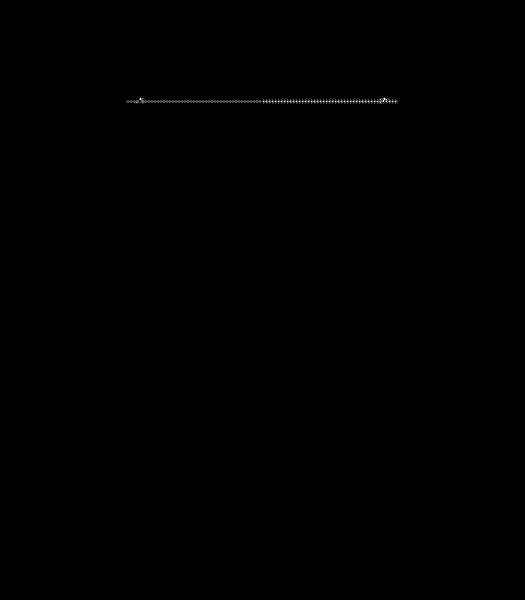
#> input picture assets/card-animation.gif, 525 x 600 px
$ python build_terminal_gif.py
#> lines starting #> are read from the running program, lines starting #| are printed output that depends on the picture
from __future__ import annotations

from pathlib import Path
from typing import Iterator

from PIL import Image, ImageDraw, ImageFont, ImageOps


# -----------------------------------------------------------------------------
# Paths
# -----------------------------------------------------------------------------

# build_terminal_gif.py should be in the root TrentYao folder.
ROOT = Path(__file__).resolve().parent

SOURCE_GIF = ROOT / "assets" / "card-animation.gif"
OUTPUT_GIF = ROOT / "assets" / "windows-matrix-profile.gif"


# -----------------------------------------------------------------------------
# Edit your profile text here
# -----------------------------------------------------------------------------

PROFILE = {
    "name": "Trent Yao",
    "role": "CS Student",
    "location": "San Jose State University",
    "focus": "software development",
    "status": "Learning",
    "languages": "Python, JavaScript, Java, HTML, CSS, FXML",
    "tools": "Git, VS Code, Pygame CE, JavaFX",
    "contact": "ty18662@gmail.com",
    "bio":[
        "experienced Java developer",
        "currently learning python and web development",
        "want to get into cyber security in the future",
        "Always experimenting with new ideas.",
    ],
}


# -----------------------------------------------------------------------------
# Output controls
# -----------------------------------------------------------------------------

CANVAS_SIZE = (1100, 700)

# left, top, right, bottom
GIF_PANEL_BOX = (42, 105, 432, 665)

# Use 1 to keep every source GIF frame.
# Use 2 to keep every second frame and reduce file size.
FRAME_STEP = 2

MIN_FRAME_DURATION_MS = 40


# Matrix-green Windows Terminal colors
BG = "#020805"
TITLE_BAR = "#111711"
PANEL = "#031009"

GREEN = "#00FF41"
GREEN_SOFT = "#74FF96"
GREEN_DIM = "#2E6C3D"
WHITE_GREEN = "#D8FFE2"

RED_CLOSE = "#7A2020"


# -----------------------------------------------------------------------------
# Fonts
# -----------------------------------------------------------------------------

def load_font(
    size: int,
    bold: bool = False,
) -> ImageFont.FreeTypeFont | ImageFont.ImageFont:
    """Use Windows fonts when available, with fallback fonts."""
#> called with size = 13, bold = False

    if bold:
        candidates = [
            Path(r"C:\Windows\Fonts\consolab.ttf"),
            Path(r"C:\Windows\Fonts\segoeuib.ttf"),
            Path(
                "/usr/share/fonts/truetype/"
                "dejavu/DejaVuSansMono-Bold.ttf"
            ),
        ]
    else:
        candidates = [
            Path(r"C:\Windows\Fonts\consola.ttf"),
            Path(r"C:\Windows\Fonts\segoeui.ttf"),
            Path(
                "/usr/share/fonts/truetype/"
                "dejavu/DejaVuSansMono.ttf"
            ),
        ]

    for font_path in candidates:
        if font_path.exists():
            return ImageFont.truetype(
                str(font_path),
                size=size,
            )

    return ImageFont.load_default()


FONT_SMALL = load_font(13)
FONT_BODY = load_font(16)
FONT_BODY_BOLD = load_font(16, bold=True)
FONT_HEADER = load_font(20, bold=True)
FONT_TITLE = load_font(15, bold=True)


# -----------------------------------------------------------------------------
# Draw the Windows Terminal layout
# -----------------------------------------------------------------------------

def rounded_border(
    draw: ImageDraw.ImageDraw,
    box: tuple[int, int, int, int],
) -> None:
    draw.rounded_rectangle(
        box,
        radius=18,
        fill=BG,
        outline=GREEN,
        width=2,
    )

    inner = (
        box[0] + 4,
        box[1] + 4,
        box[2] - 4,
        box[3] - 4,
    )

    draw.rounded_rectangle(
        inner,
        radius=15,
        outline=GREEN_DIM,
        width=1,
    )


def draw_windows_icon(
    draw: ImageDraw.ImageDraw,
    x: int,
    y: int,
) -> None:
    gap = 2
    size = 9

    for row in range(2):
        for column in range(2):
            left = x + column * (size + gap)
            top = y + row * (size + gap)

            draw.rectangle(
                (
                    left,
                    top,
                    left + size,
                    top + size,
                ),
                fill=GREEN,
            )


def draw_caption_buttons(
    draw: ImageDraw.ImageDraw,
) -> None:
    # Minimize
    draw.rectangle(
        (948, 20, 994, 76),
        fill=TITLE_BAR,
    )

    draw.line(
        (962, 50, 979, 50),
        fill=WHITE_GREEN,
        width=2,
    )

    # Maximize
    draw.rectangle(
        (994, 20, 1040, 76),
        fill=TITLE_BAR,
    )

    draw.rectangle(
        (1008, 40, 1025, 55),
        outline=WHITE_GREEN,
        width=2,
    )

    # Close
    draw.rectangle(
        (1040, 20, 1080, 76),
        fill=RED_CLOSE,
    )

    draw.line(
        (1052, 40, 1068, 56),
        fill="white",
        width=2,
    )

    draw.line(
        (1068, 40, 1052, 56),
        fill="white",
        width=2,
    )


def draw_label_value(
    draw: ImageDraw.ImageDraw,
    y: int,
    label: str,
    value: str,
    left: int = 500,
    right: int = 1040,
) -> None:
    draw.text(
        (left, y),
        label,
        fill=GREEN,
        font=FONT_BODY,
    )

    value_box = draw.textbbox(
        (0, 0),
        value,
        font=FONT_BODY_BOLD,
    )

    value_width = value_box[2] - value_box[0]
    value_x = right - value_width

    dots_start = left + 120
    dots_end = max(
        dots_start,
        value_x - 12,
    )

    dot_width = max(
        0,
        dots_end - dots_start,
    )

    dot_count = max(
        0,
        dot_width // 9,
    )

    draw.text(
        (dots_start, y),
        "." * dot_count,
        fill=GREEN_DIM,
        font=FONT_BODY,
    )

    draw.text(
        (value_x, y),
        value,
        fill=WHITE_GREEN,
        font=FONT_BODY_BOLD,
    )


def make_terminal_background() -> Image.Image:
    canvas = Image.new(
        "RGBA",
        CANVAS_SIZE,
        BG,
    )
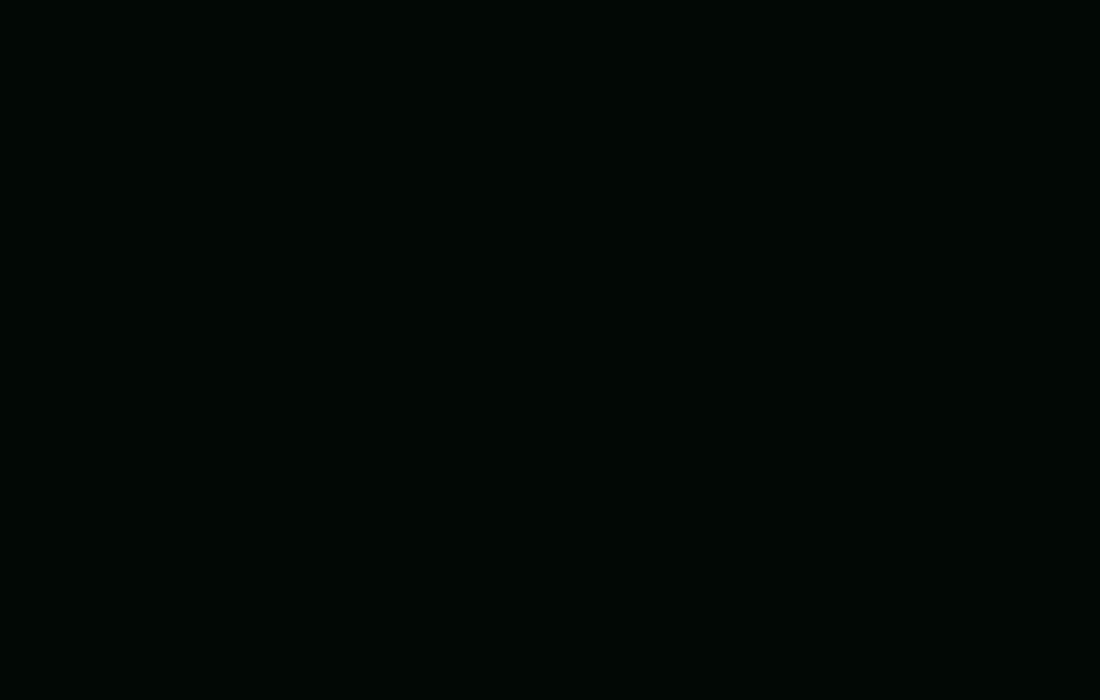
#> canvas: PIL image 1100x700 RGBA; mean R, G, B, A 2, 8, 5, 255

    draw = ImageDraw.Draw(canvas)

    # Main terminal window
    rounded_border(
        draw,
        (18, 18, 1082, 682),
    )

    # Title bar
    draw.rounded_rectangle(
        (20, 20, 1080, 77),
        radius=15,
        fill=TITLE_BAR,
    )

    draw.rectangle(
        (20, 58, 1080, 77),
        fill=TITLE_BAR,
    )

    draw.line(
        (20, 77, 1080, 77),
        fill=GREEN_DIM,
        width=1,
    )

    draw_windows_icon(
        draw,
        40,
        37,
    )

    draw.text(
        (72, 34),
        "Windows Terminal - PowerShell",
        fill=WHITE_GREEN,
        font=FONT_TITLE,
    )

    draw.text(
        (72, 54),
        r"C:\Users\Trent\github\profile",
        fill=GREEN_SOFT,
        font=FONT_SMALL,
    )

    draw_caption_buttons(draw)

    # Left card panel
    gx1, gy1, gx2, gy2 = GIF_PANEL_BOX

    draw.rounded_rectangle(
        (gx1, gy1, gx2, gy2),
        radius=10,
        fill=PANEL,
        outline=GREEN_DIM,
        width=2,
    )

    draw.text(
        (gx1 + 16, gy1 + 13),
        "VISUAL.CARD",
        fill=GREEN,
        font=FONT_SMALL,
    )

    draw.line(
        (
            gx1 + 115,
            gy1 + 21,
            gx2 - 14,
            gy1 + 21,
        ),
        fill=GREEN_DIM,
        width=1,
    )

    # Right information panel
    draw.text(
        (500, 108),
        "SYSTEM.INFO",
        fill=GREEN,
        font=FONT_HEADER,
    )

    draw.line(
        (650, 123, 1010, 123),
        fill=GREEN_DIM,
        width=1,
    )

    draw.ellipse(
        (1024, 118, 1032, 126),
        fill=GREEN,
    )

    draw.text(
        (1040, 111),
        "LIVE",
        fill=GREEN_SOFT,
        font=FONT_SMALL,
    )

    y = 158

    for label, key in [
        ("Name", "name"),
        ("Role", "role"),
        ("Location", "location"),
        ("Focus", "focus"),
        ("Status", "status"),
    ]:
        draw_label_value(
            draw,
            y,
            label,
            PROFILE[key],
        )

        y += 35
#> after the loop, y = 333

    draw.text(
        (500, 355),
        "ABOUT.ME",
        fill=GREEN,
        font=FONT_HEADER,
    )

    draw.line(
        (620, 370, 1038, 370),
        fill=GREEN_DIM,
        width=1,
    )

    y = 398

    for line in PROFILE["bio"]:
        draw.text(
            (504, y),
            f"> {line}",
            fill=WHITE_GREEN,
            font=FONT_BODY,
        )

        y += 31
#> after the loop, y = 522

    draw.text(
        (500, 535),
        "STACK.CONNECT",
        fill=GREEN,
        font=FONT_HEADER,
    )

    draw.line(
        (665, 550, 1038, 550),
        fill=GREEN_DIM,
        width=1,
    )

    draw_label_value(
        draw,
        568,
        "Languages",
        PROFILE["languages"],
    )

    draw_label_value(
        draw,
        596,
        "Tools",
        PROFILE["tools"],
    )

    draw_label_value(
        draw,
        624,
        "Contact",
        PROFILE["contact"],
    )

    # PowerShell prompt
    draw.text(
        (42, 665),
        r"PS C:\Users\Trent> .\profile.exe --live",
        fill=GREEN_SOFT,
        font=FONT_SMALL,
    )

    return canvas


# -----------------------------------------------------------------------------
# Process the card GIF
# -----------------------------------------------------------------------------

def fit_frame(
    frame: Image.Image,
    box: tuple[int, int, int, int],
) -> Image.Image:
    """Resize a source frame to fit inside the card panel."""

    left, top, right, bottom = box

    # Leave room for the VISUAL.CARD heading.
    target_size = (
        right - left - 24,
        bottom - top - 52,
    )

    rgba_frame = frame.convert("RGBA")

    # Force the frame to have an opaque background.
    # This prevents transparency or GIF disposal metadata
    # from making the card disappear.
    opaque_frame = Image.new(
        "RGBA",
        rgba_frame.size,
        (0, 0, 0, 255),
    )

    opaque_frame.alpha_composite(
        rgba_frame
    )

    return ImageOps.contain(
        opaque_frame,
        target_size,
        method=Image.Resampling.LANCZOS,
    )


def iter_source_frames(
    source: Image.Image,
) -> Iterator[tuple[Image.Image, int]]:
    """
    Read and copy fully composed GIF frames.

    Each frame is copied immediately after source.seek().
    This prevents every output frame from becoming the
    same blank or final frame.
    """

    total_frames = int(
        getattr(source, "n_frames", 1)
    )

    default_duration = int(
        source.info.get("duration", 50)
        or 50
    )

    for index in range(
        0,
        total_frames,
        FRAME_STEP,
    ):
        source.seek(index)

        # Copy the current frame immediately.
        frame = (
            source
            .convert("RGBA")
            .copy()
        )

        combined_duration = 0

        # Combine the durations of skipped frames.
        for duration_index in range(
            index,
            min(
                index + FRAME_STEP,
                total_frames,
            ),
        ):
            source.seek(duration_index)

            frame_duration = int(
                source.info.get(
                    "duration",
                    default_duration,
                )
                or default_duration
            )

            combined_duration += frame_duration

        yield (
            frame,
            max(
                MIN_FRAME_DURATION_MS,
                combined_duration,
            ),
        )


# -----------------------------------------------------------------------------
# Create the combined Matrix terminal GIF
# -----------------------------------------------------------------------------

def build_profile_gif() -> None:
    print(f"Input GIF: {SOURCE_GIF}")
    print(f"Input exists: {SOURCE_GIF.exists()}")
    print(f"Output GIF: {OUTPUT_GIF}")

    if not SOURCE_GIF.exists():
        raise FileNotFoundError(
            "Place your existing card animation here:\n"
            f"{SOURCE_GIF}"
        )

    terminal = make_terminal_background()
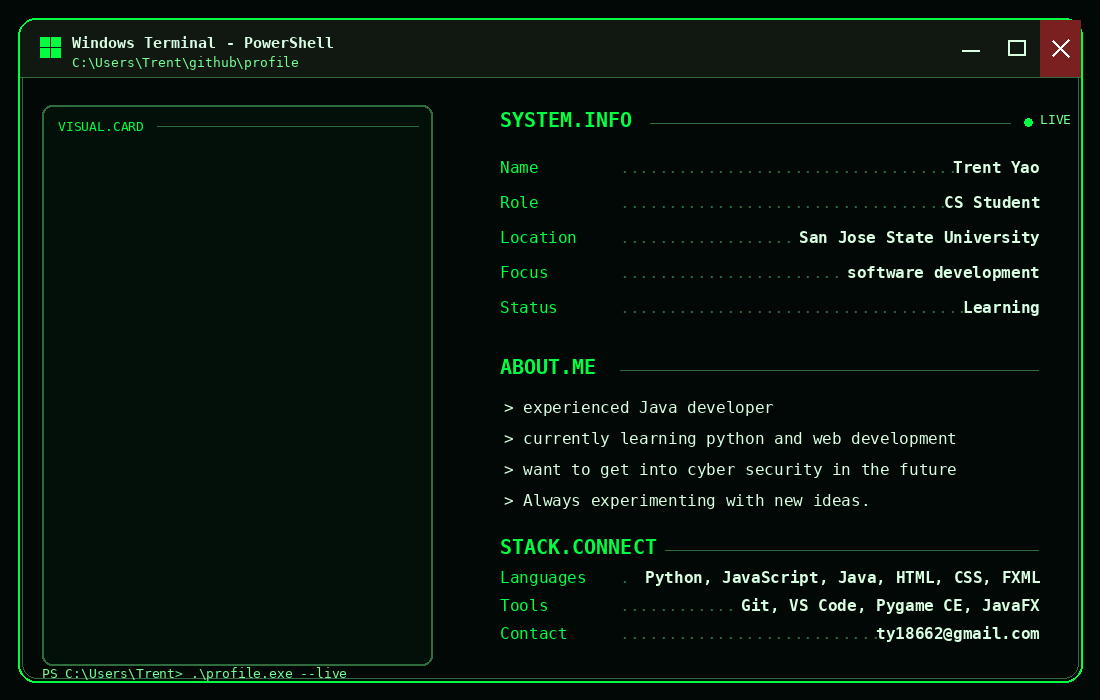
#> terminal: PIL image 1100x700 RGBA; mean R, G, B, A 7.6, 20.2, 12.1, 255

    output_frames: list[Image.Image] = []
    durations: list[int] = []

    gx1, gy1, gx2, gy2 = GIF_PANEL_BOX

    with Image.open(SOURCE_GIF) as source:
#> source is the input picture: PIL image 525x600 P; min 0, max 255, mean 0.2
        print(
            "Source frames:",
            getattr(source, "n_frames", 1),
        )
#| Source frames: 203

        print(
            "Source size:",
            source.size,
        )
#| Source size: (525, 600)

        for frame, duration in iter_source_frames(
            source
        ):
            composed = terminal.copy()

            fitted = fit_frame(
                frame,
                GIF_PANEL_BOX,
            )

            panel_width = gx2 - gx1
            panel_height = gy2 - (gy1 + 42)

            x = (
                gx1
                + (panel_width - fitted.width) // 2
            )

            y = (
                gy1
                + 42
                + (panel_height - fitted.height) // 2
            )

            # Put the card GIF frame inside the terminal.
            composed.alpha_composite(
                fitted,
                dest=(x, y),
            )

            # Save complete RGB frames.
            # This avoids per-frame palette problems.
            output_frames.append(
                composed.convert("RGB")
            )

            durations.append(duration)
#> this loop made 102 passes
#> duration on passes 1 to 12: 100, 150, 150, 100, 150, 150, 150, 100, 150, 150, 150, 100
#> after the loop, durations = 102 values, max 400 at index 101, min 100 at index 0, mean 108.3; output_frames = 102 items

    if not output_frames:
        raise RuntimeError(
            "No frames were read from the source GIF."
        )

    OUTPUT_GIF.parent.mkdir(
        parents=True,
        exist_ok=True,
    )

    output_frames[0].save(
        OUTPUT_GIF,
        save_all=True,
        append_images=output_frames[1:],
        duration=durations,
        loop=0,
        disposal=1,
        optimize=False,
    )

    print(f"Created: {OUTPUT_GIF}")
    print(f"Frames: {len(output_frames)}")
#| Frames: 102


if __name__ == "__main__":
    build_profile_gif()
